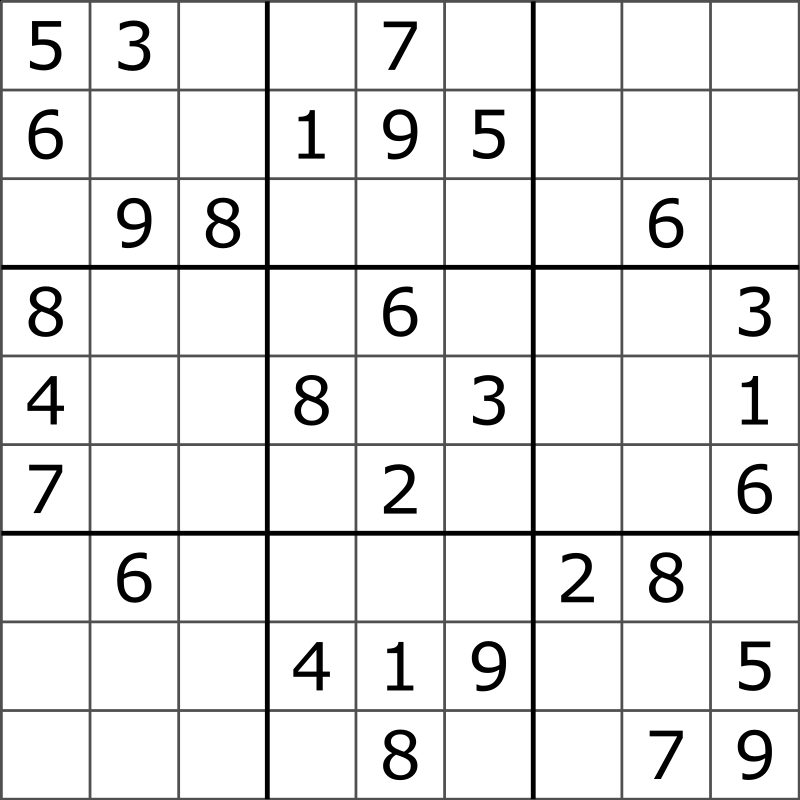
#> input picture ocr/data/computer_generated_images/Sudoku_Puzzle_by_L2G-20050714_standardized_layout.svg.png, 800 x 800 px
$ jupyter execute --allow-errors main-pipeline-0-for-really-clean-images.ipynb
#> lines starting #> are read from the running program, lines starting #| are printed output that depends on the picture; after the words box and inside, x2 and y2 are one past the last pixel; in counts of white or black regions, pixels touching at a corner belong together; long printed decimals are rounded
[cell 1]
import sys
import cv2
import numpy as np
import pytesseract
from math import ceil
import os

print(sys.path)

#CV2 version:  4.8.0
#Numpy version:  1.25.2
#Tesseract version:  0.3.10

print("CV2 version: ", cv2.getVersionString())
print("Numpy version: ", np.__version__)
print("Tesseract version: ", pytesseract.__version__)

[cell 2]
# Choose image

output_folder = "./outputStages/Pipeline_0/"

#input_image = "./data/computer_generated_images/Sudoku_puzzle_hard_for_brute_force.jpg"  # https://commons.wikimedia.org/wiki/File:Sudoku_puzzle_hard_for_brute_force.jpg
#output_basename =  "Sudoku_puzzle_hard_for_brute_force"

input_image = "./data/computer_generated_images/Sudoku_Puzzle_by_L2G-20050714_standardized_layout.svg.png"  # https://upload.wikimedia.org/wikipedia/commons/e/e0/Sudoku_Puzzle_by_L2G-20050714_standardized_layout.svg
output_basename =  "Sudoku_Puzzle_by_L2G-20050714_standardized_layout"

[cell 3]
def printoutStage(stage_no, stage_img):
    global output_folder, output_basename
    if not os.path.exists(output_folder):
        os.makedirs(output_folder)
        print("Made designated output folder")
    cv2.imwrite(output_folder + output_basename + "-stage-" + str(stage_no) +".png", stage_img)

[cell 4]
# Load image as gray scale
image = cv2.imread(input_image)
#> image is the input picture: shape (800, 800, 3); min 0, max 255, mean 231.8
img_gray = cv2.cvtColor(image, cv2.COLOR_BGR2GRAY)

# ----------------
printoutStage(1, img_gray)

[cell 5]
# Gaussian Blur
image = img_gray
img_blur = cv2.GaussianBlur(img_gray,(5,5),0)
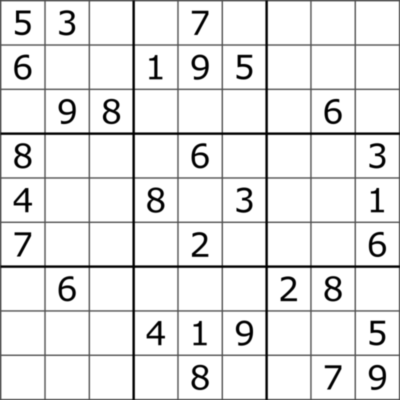
#> img_blur: shape (800, 800) (shown at 1/2 size); min 0, max 255, mean 231.9

# ----------------
printoutStage(2, img_blur)

[cell 6]
# Adaptive Threshold

image = img_blur

def apply_adaptive_threshold(image, block_size=11, constant_value=2):
#> called with block_size = 11, constant_value = 2
    v1 = cv2.ADAPTIVE_THRESH_MEAN_C
    v2 = cv2.ADAPTIVE_THRESH_GAUSSIAN_C
    # Apply adaptive thresholding
    thresholded_image = cv2.adaptiveThreshold(
        image, 255, v2,
        cv2.THRESH_BINARY, block_size, constant_value
    )
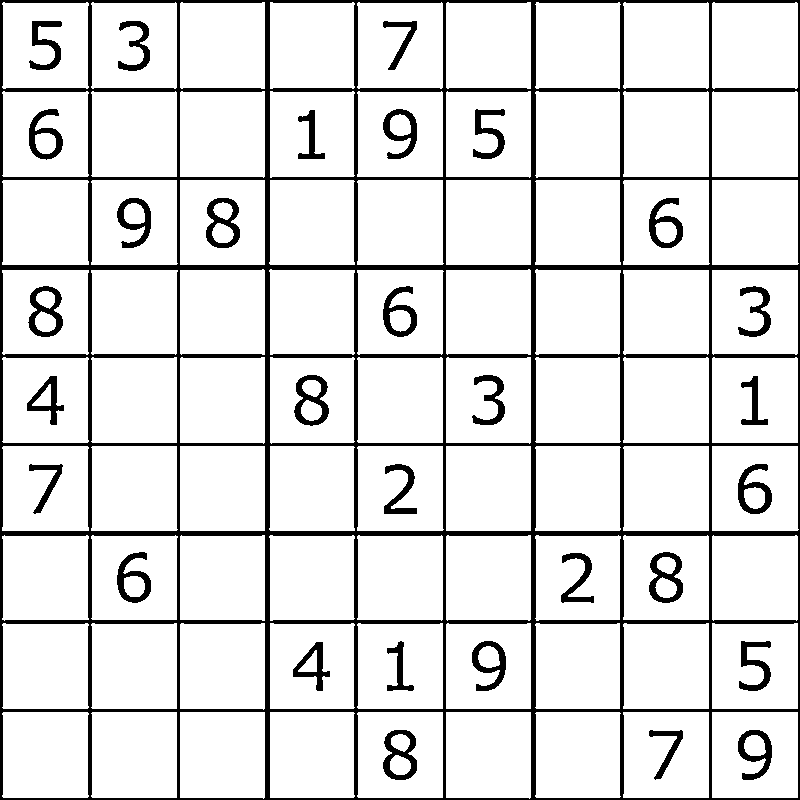
#> thresholded_image: shape (800, 800); 88.2% white; 31 black regions
    return thresholded_image

# Specify block size and constant value for adaptive thresholding
block_size = 11
constant_value = 2

# Apply adaptive thresholding to the image
img_thrsh = apply_adaptive_threshold(image, block_size, constant_value)

# ----------------
printoutStage(3, img_thrsh)

[cell 7]
# We start by finding contours in the thresholded image:

image = img_thrsh

contours, hierarchy = cv2.findContours(image, cv2.RETR_TREE, cv2.CHAIN_APPROX_SIMPLE)
#> contours = 132 contours; largest, box (x1, y1, x2, y2) and area: (712, 712, 798, 798) 7225, (2, 712, 89, 798) 7148, (712, 2, 798, 89) 7148, (623, 712, 709, 798) 7146, (712, 623, 798, 709) 7146
#print(len(contours), contours[0])
#print(hierarchy)

img_contours = image.copy()
img_contours_color = cv2.cvtColor(img_contours, cv2.COLOR_GRAY2RGB)
#> img_contours_color: shape (800, 800, 3); 88.2% white; 31 black regions
#> (the rest of this cell did not finish here and is left out)

[cell 8]
# create the 4-corner approximations for all rectangle contours
image = img_thrsh

approxes = []
for idx, contour in enumerate(contours):
    area = cv2.contourArea(contour)
    peri = cv2.arcLength(contour,True)
    approx = cv2.approxPolyDP(contour,0.02*peri,True)
    if len(approx)==4:
        approxes.append(approx)
#> this loop made 132 passes
#> (area, peri) on passes 2, 3, 5, 9, 10, 11, 17, 21: (1184, 194.9), (343, 70.28), (545, 188), (1450.5, 168.3), (301, 65.11), (228.5, 57.7), (776.5, 249.3), (1184.5, 195.4)
#> after the loop, approxes = 81 contours; largest, box (x1, y1, x2, y2) and area: (2, 2, 89, 89) 7226, (712, 712, 798, 798) 7225, (623, 712, 709, 798) 7225, (712, 623, 798, 709) 7225, (623, 623, 709, 709) 7182
print("Number of contour approxes: ( should be at least 82 )", len(approxes))
#| Number of contour approxes: ( should be at least 82 ) 81

# plot them for me
img_contours = image.copy()
img_contours_color = cv2.cvtColor(img_contours, cv2.COLOR_GRAY2RGB)
#> (the rest of this cell did not finish here and is left out)

[cell 9]
# find the contour approx area which has exactly 81 repetitions
approx_areas = np.array([])
approx_areas_idxs = []
for idx, approx in enumerate(approxes):
    area = cv2.contourArea(approx)
    x = np.where( (approx_areas >= 0.85*area) & (approx_areas <= 1.15*area) )
    # print(idx, area, approx_areas, x, len(x))
    # x contains at least idx
    if len(x[0]) == 0:
        print("First time we met this area size")
        approx_areas = np.append(approx_areas,area)
        approx_areas_idxs.append([idx])
    elif len(x[0]) == 1:
        #print("Not the first time we met this area size, add index to area size index list ")
        approx_areas_idxs[x[0][0]].append(idx)
    elif len(x[0]) > 1:
        print("This is a problem!")
#> this loop made 81 passes
#> (approx, area, x, approx_areas) on pass 1: ([[712, 712], [712, 797], [797, 797], [797, 712]], 7225, (empty array,), [7225])
#> (printed output is left out)
#> after the loop, approx_areas_idxs = 1 item

# one length should be 81
approx_areas_idxs_lens = np.array([])
for idxs in approx_areas_idxs:
    approx_areas_idxs_lens = np.append(approx_areas_idxs_lens, len(idxs))
#> this loop made 1 pass
#> approx_areas_idxs_lens on pass 1: [81]

print("approx areas:", approx_areas)
#| approx areas: [7225.]
print("approx areas idxs:", approx_areas_idxs)
#> (printed output is left out)
print("approx areas idxs lens:", approx_areas_idxs_lens)
#| approx areas idxs lens: [81.]

x = np.where(approx_areas_idxs_lens == 81)
if len(x[0])==0 or len(x[0])>1:
    print("\n\nERROR did not find the correct small squares")
else:
    sq_idxs = sorted(approx_areas_idxs[x[0][0]])
#> sq_idxs = 81 values from 0 to 80
    print("\n\nALL OK ! idx of small squares in \"approxes\" is:", sq_idxs)
#> (printed output is left out)
    # work only with the little squares blob approximations
    approxes_sq = np.array(approxes)[sq_idxs].tolist()
#> approxes_sq = 81 items

[cell 10]
# Utility function, needed later
# cluster a set of values into clusters of size k
# by sorting the data set and then grouping into the cluster size
def my_cluster(x, k=2):
   # y = sorted(x)
#> called with k = 2
   idx = sorted(range(len(x)), key=lambda j: x[j])
   y = [x[j] for j in idx]

   # sanity check todo
   clusters = []
   means = []
   idx_clustered = []
   for i in range(ceil(len(y)/k)):
      clusters.append(y[i*k:(i+1)*k])
      idx_clustered.append(idx[i*k:(i+1)*k])
      means.append(np.mean(clusters[-1]))
   return clusters, means, idx_clustered

# unit test of function
print(my_cluster([10,10.5,8.1,7.9,6.3,5.9,14.2,14.3,2,1]))
print(my_cluster([10,10.5,8.1,7.9,6.3,5.9,14.2,14.3,2,1],3))

[cell 11]
# Now we need to order the approxes by coordinates, to get the numbers in right order !
boxes = []
boxes_ulc = []  # upper left corner only
for idx, approx in enumerate(approxes_sq):
    approx = np.array(approx)
    boxes.append([ my_cluster(approx[:,0,0])[1] , my_cluster(approx[:,0,1])[1] ])   # [ [xmin, xmax] , [ymin,y_max] ]
    boxes_ulc.append([boxes[-1][0][0],boxes[-1][1][0]])  # [ [xmin, ymin ] ]
#> this loop made 81 passes
#> approx on passes 2 to 6: [[623, 712], [623, 797], [708, 797], [708, 712]], [[536, 712], [535, 796], [619, 797], [620, 713]], [[446, 712], [446, 797], [529, 798], [530, 712]], [[358, 712], [357, 796], [442, 797], [442, 712]], [[270, 712], [270, 797], [353, 797], [354, 713]]
#> after the loop, boxes = 81 items; boxes_ulc = 81 pairs, first value 2 to 712.5, second value 2 to 712.5
print(len(boxes), boxes, "\n\n", len(boxes_ulc), boxes_ulc, "\n")
#> (printed output is left out)

[cell 12]
# We need to sort the boxes
# We need to cluster y in 9 rows
row_clusters, row_y_coords, row_idxs = my_cluster(np.array(boxes_ulc)[:,1].tolist(),9)
#> row_clusters = 9 items; row_y_coords = [2.33, 91.39, 180.3, 269.8, 357.3, 446.3, 535.4, 623.1, 712.2]; row_idxs = 9 items

# Safety checks
for i, c in enumerate(row_clusters):
    if len(c) != 9:
       print("ERROR not 9")
#> this loop made 9 passes
#> c on passes 1 to 7: [2, 2, 2, 2.5, 2.5, 2.5, 2.5, 2.5, 2.5], [91, 91, 91.5, 91.5, 91.5, 91.5, 91.5, 91.5, 91.5], [180, 180, 180, 180.5, 180.5, 180.5, 180.5, 180.5, 180.5], [269.5, 269.5, 269.5, 269.5, 270, 270, 270, 270, 270], [357, 357, 357, 357, 357.5, 357.5, 357.5, 357.5, 357.5], [446, 446, 446, 446.5, 446.5, 446.5, 446.5, 446.5, 446.5], [535, 535, 535.5, 535.5, 535.5, 535.5, 535.5, 535.5, 536]
if len(row_y_coords) != 9:
    print("ERROR not 9")

print("row_clusters:", row_clusters)
#> (printed output is left out)
print("row_y_coords:", row_y_coords)
#| row_y_coords: [2.333, 91.389, 180.333, 269.778, 357.278, 446.333, 535.444, 623.111, 712.167]
print("row_idxs:", row_idxs, "\n")

row_idxs_x_sorted = []
# I need to sort the x also now, so inside every idx cluster, I need to resort
for i, idx_cluster in enumerate(row_idxs):
    # e.g. idx_cluster = [63, 64, 65, 66, 67, 68, 69, 70, 71]

    # build the x coordinate list corresponding to this cluster
    x_coords = []
    for j in idx_cluster:
        x_coords.append(np.array(boxes_ulc)[j,0])
    print("x_coords:", x_coords)

    # I need x_coords indices sorted
    idx_x_coords_sorted = sorted(range(len(x_coords)), key = lambda j: x_coords[j])
    x_coords_sorted = [x_coords[j] for j in idx_x_coords_sorted]

    # print for visual inspection
    print("x_coords_sorted:", x_coords_sorted)
    print("New sorting of index cluster:",np.array(idx_cluster)[idx_x_coords_sorted].tolist())

    row_idxs_x_sorted.append(np.array(idx_cluster)[idx_x_coords_sorted].tolist())
    print(row_idxs_x_sorted)
#> this loop made 9 passes
#> (idx_cluster, idx_x_coords_sorted, x_coords_sorted) on passes 1 to 3: ([74, 75, 78, 72, 73, 76, 77, 79, 80], [8, 7, 2, 6, 5, 1, 0, 4, 3], [2.5, 91.5, 180.5, 270, 357.5, 446.5, 535.5, 623.5, 712.5]), ([66, 69, 63, 64, 65, 67, 68, 70, 71], [8, 7, 1, 6, 5, 0, 4, 3, 2], [2.5, 91.5, 180.5, 270, 357.5, 446.5, 536, 623.5, 712.5]), ([54, 57, 60, 55, 56, 58, 59, 61, 62], [8, 7, 2, 6, 5, 1, 4, 3, 0], [2, 91, 180, 269.5, 357, 446, 535, 623, 712])
#> after the loop, row_idxs_x_sorted = 9 items

[cell 13]
print(row_idxs_x_sorted) # sorted version

for i in range(len(approxes_sq)):
    approxes_sq[i] = np.array(approxes_sq[i])
#> this loop made 81 passes

# [9 lines of commented-out code are left out]
PSIZE = -1
img_all = np.array([])
#> img_all = empty array
for idxs in row_idxs_x_sorted:
    img_row = np.array([])
    for idx in idxs:
        y_min = int(boxes[idx][1][0])
        y_max = int(boxes[idx][1][1])
        x_min = int(boxes[idx][0][0])
        x_max = int(boxes[idx][0][1])
        img_new = img_gray[y_min:y_max, x_min:x_max]
        if (PSIZE == -1):
            PSIZE = abs(max(x_max-x_min, y_max-y_min)*2)
        v0 = int(PSIZE - img_new.shape[0])
        v1 = int(PSIZE - img_new.shape[1])
        img_new_padded = np.pad(img_new, ((0, v0), (0, v1)), 'constant', constant_values=100)
        print("Shapes:\t", img_new.shape, img_new_padded.shape, img_row.shape)
        if len(img_row):
            img_row = np.concatenate( (img_row, img_new_padded), axis = 1 ) # stack horizontally
        else:
            img_row = img_new_padded
    if len(img_all):
        img_all = np.concatenate((img_all, img_row), axis=0) # stack vertically
    else:
        img_all = img_row
#> this loop made 9 passes
#> idxs on passes 1 to 8: [80, 79, 78, 77, 76, 75, 74, 73, 72], [71, 70, 69, 68, 67, 66, 65, 64, 63], [62, 61, 60, 59, 58, 57, 56, 55, 54], [49, 48, 53, 52, 47, 51, 50, 46, 45], [44, 43, 42, 41, 40, 39, 38, 37, 36], [35, 34, 33, 32, 31, 30, 29, 28, 27], [26, 25, 24, 23, 22, 21, 20, 19, 18], [17, 16, 15, 14, 13, 12, 11, 10, 9]
#> pass 1, `img_all = img_row`:
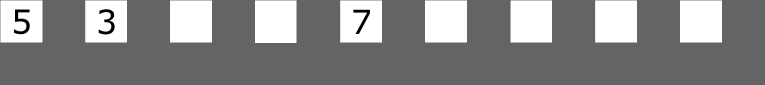
#> img_all: shape (170, 1530) (shown at 1/2 size); min 0, max 255, mean 136.1
#> pass 2, `img_all = np.concatenate((img_all, img_row), axis=0)`:
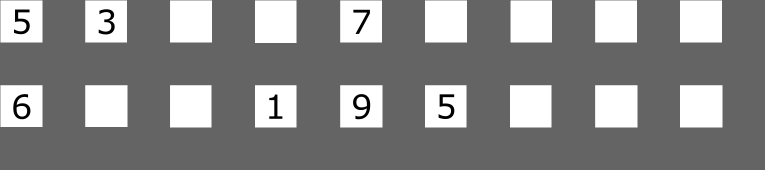
#> img_all: shape (340, 1530) (shown at 1/2 size); min 0, max 255, mean 135.7
#> pass 3, `img_all = np.concatenate((img_all, img_row), axis=0)`:
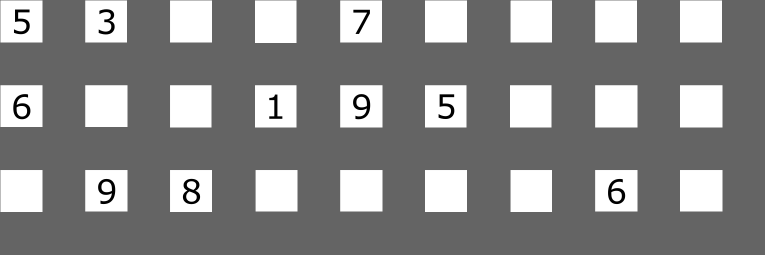
#> img_all: shape (510, 1530) (shown at 1/2 size); min 0, max 255, mean 135.6
#> after the loop:
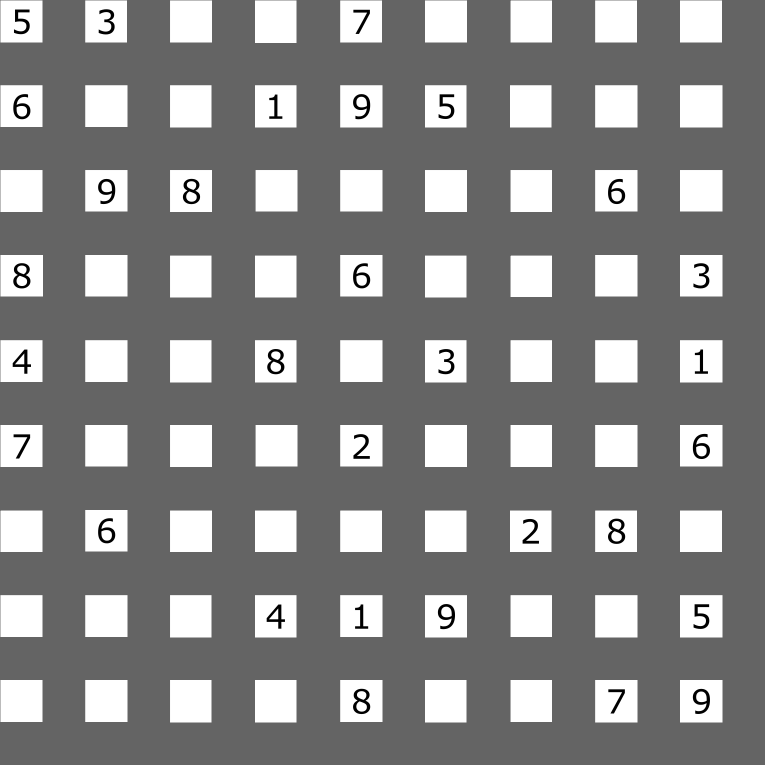
#> img_all: shape (1530, 1530) (shown at 1/2 size); min 0, max 255, mean 135.6
#> after the loop:
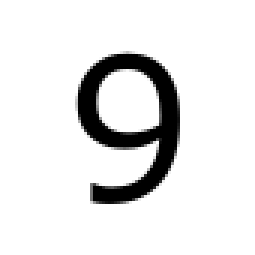
#> img_new: shape (85, 85) (shown 3 times larger); min 0, max 255, mean 229.4
#> after the loop:
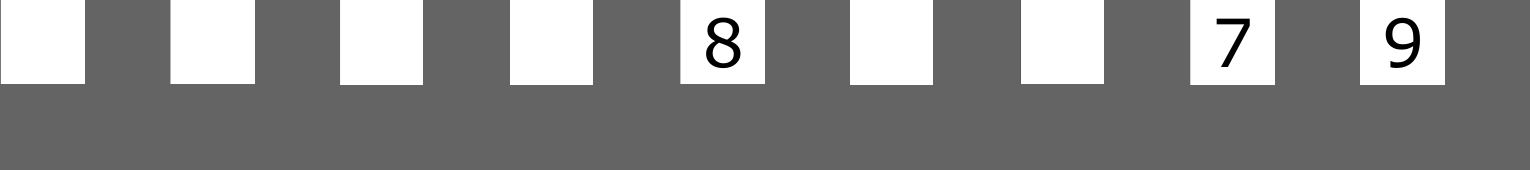
#> img_row: shape (170, 1530); min 0, max 255, mean 136.1
#> after the loop, PSIZE = 170


# ----------------
stage = 6
img_stage = img_all
cv2.imwrite(output_folder + output_basename + "-stage-" + str(stage) +".png", img_stage)
#> Out = True

[cell 14]
# Get each little square box and OCR the digit;
# But also plot the visual inspection segmentation
# print(boxes)

PSIZE = -1
img_all = np.array([])
img_row = np.array([])
#> img_row = empty array
ctr = 0

SUDOKU_MATRIX = np.zeros([9,9])
ii = 0
#> (the rest of this cell did not finish here and is left out)

$ run again, with ocr/data/computer_generated_images/Sudoku_puzzle_hard_for_brute_force.jpg saved as ocr/data/computer_generated_images/Sudoku_Puzzle_by_L2G-20050714_standardized_layout.svg.png
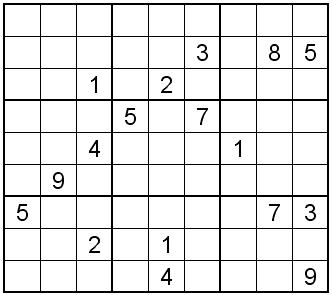
#> input picture ocr/data/computer_generated_images/Sudoku_puzzle_hard_for_brute_force.jpg, 332 x 295 px
#> image is the input picture: shape (295, 332, 3); min 0, max 255, mean 229.7
#> in apply_adaptive_threshold, `thresholded_image = cv2.adaptiveThreshold( image, 255, v2, cv2.THRESH_..`:
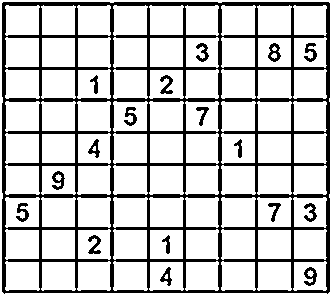
#> thresholded_image: shape (295, 332); 79% white; 18 black regions
#> contours = 106 contours, 4 with area under 20; largest, box (x1, y1, x2, y2) and area: (0, 0, 332, 295) 97314, (1, 1, 331, 295) 96034, (221, 197, 256, 228) 910, (113, 197, 148, 228) 910, (5, 197, 40, 228) 910
#> img_contours_color: shape (295, 332, 3); 79% white; 18 black regions
#> the loop `for idx, contour in enumerate(contours):` made 106 passes
#> (area, peri) on passes 5, 9, 10, 18, 25, 28, 30, 38: (138, 57.94), (195, 75.6), (21, 19.31), (97, 53.46), (161, 88.57), (154.5, 87.98), (123, 67.11), (165.5, 93.84)
#> after the loop `for idx, contour in enumerate(contours):`: approxes = 83 contours; largest, box (x1, y1, x2, y2) and area: (0, 0, 332, 295) 97314, (1, 1, 331, 295) 94854, (221, 197, 255, 228) 943, (113, 197, 147, 228) 943, (5, 197, 39, 228) 943
#| Number of contour approxes: ( should be at least 82 ) 83
#> the loop `for idx, approx in enumerate(approxes):` made 83 passes
#> (approx, area, x, approx_areas) on passes 1, 3: ([[0, 0], [0, 294], [331, 294], [331, 0]], 97314, (empty array,), [97314]), ([[258, 262], [258, 290], [291, 289], [290, 262]], 894, (empty array,), [97314, 894])
#> (printed output is left out)
#> after the loop `for idx, approx in enumerate(approxes):`: approx_areas_idxs = 2 items
#> the loop `for idxs in approx_areas_idxs:` made 2 passes
#> (idxs, approx_areas_idxs_lens) on pass 1: ([0, 1], [2])
#| approx areas: [97314.   894.]
#> (printed output is left out)
#| approx areas idxs lens: [ 2. 81.]
#> sq_idxs = 81 values from 2 to 82
#> (printed output is left out)
#> approxes_sq = 81 items
#> the loop `for idx, approx in enumerate(approxes_sq):` made 81 passes
#> approx on passes 1 to 5: [[258, 262], [258, 290], [291, 289], [290, 262]], [[150, 262], [150, 290], [183, 289], [182, 262]], [[42, 262], [42, 290], [75, 289], [74, 262]], [[326, 262], [294, 262], [293, 289], [325, 290]], [[221, 262], [222, 290], [255, 289], [254, 262]]
#> after the loop `for idx, approx in enumerate(approxes_sq):`: boxes_ulc = 81 pairs, first value 5.5 to 294, second value 5.5 to 262
#> (printed output is left out)
#> row_clusters = 9 items; row_y_coords = [5.67, 38, 70, 101.5, 134, 166, 197.5, 230, 262]; row_idxs = 9 items
#> the loop `for i, c in enumerate(row_clusters):` made 9 passes
#> c on passes 1, 2, 3, 5, 6, 8, 9: [5.5, 5.5, 5.5, 5.5, 5.5, 5.5, 6, 6, 6], [38, 38, 38, 38, 38, 38, 38, 38, 38], [70, 70, 70, 70, 70, 70, 70, 70, 70], [134, 134, 134, 134, 134, 134, 134, 134, 134], [166, 166, 166, 166, 166, 166, 166, 166, 166], [230, 230, 230, 230, 230, 230, 230, 230, 230], [262, 262, 262, 262, 262, 262, 262, 262, 262]
#> (printed output is left out)
#| row_y_coords: [5.667, 38.0, 70.0, 101.5, 134.0, 166.0, 197.5, 230.0, 262.0]
#> the loop `for i, idx_cluster in enumerate(row_idxs):` made 9 passes
#> (idx_cluster, idx_x_coords_sorted, x_coords_sorted) on passes 1 to 3: ([72, 74, 75, 76, 78, 80, 73, 77, 79], [5, 8, 4, 7, 3, 2, 1, 6, 0], [5.5, 41.5, 77.5, 113.5, 149.5, 185.5, 221.5, 257.5, 293.5]), ([63, 64, 65, 66, 67, 68, 69, 70, 71], [8, 2, 7, 6, 1, 5, 4, 0, 3], [5.5, 42, 78, 113.5, 150, 186, 221.5, 258, 294]), ([54, 55, 56, 57, 58, 59, 60, 61, 62], [8, 2, 7, 6, 1, 5, 4, 0, 3], [5.5, 42, 77.5, 113.5, 150, 185.5, 221.5, 258, 293.5])
#> the loop `for i in range(len(approxes_sq)):` made 81 passes
#> `img_all = np.array([])`: img_all = empty array
#> the loop `for idxs in row_idxs_x_sorted:` made 9 passes
#> idxs on passes 1 to 8: [80, 79, 78, 77, 76, 75, 74, 73, 72], [71, 65, 70, 69, 64, 68, 67, 63, 66], [62, 56, 61, 60, 55, 59, 58, 54, 57], [53, 52, 51, 50, 49, 48, 47, 46, 45], [44, 38, 43, 42, 37, 41, 40, 36, 39], [35, 29, 34, 33, 28, 32, 31, 27, 30], [26, 25, 24, 23, 22, 21, 20, 19, 18], [17, 11, 16, 15, 10, 14, 13, 9, 12]
#> after the loop `for idxs in row_idxs_x_sorted:`:
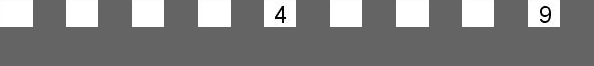
#> img_row: shape (66, 594); min 0, max 255, mean 130
#> after the loop `for idxs in row_idxs_x_sorted:`: PSIZE = 66
#> Out = True
#> `img_row = np.array([])`: img_row = empty array
